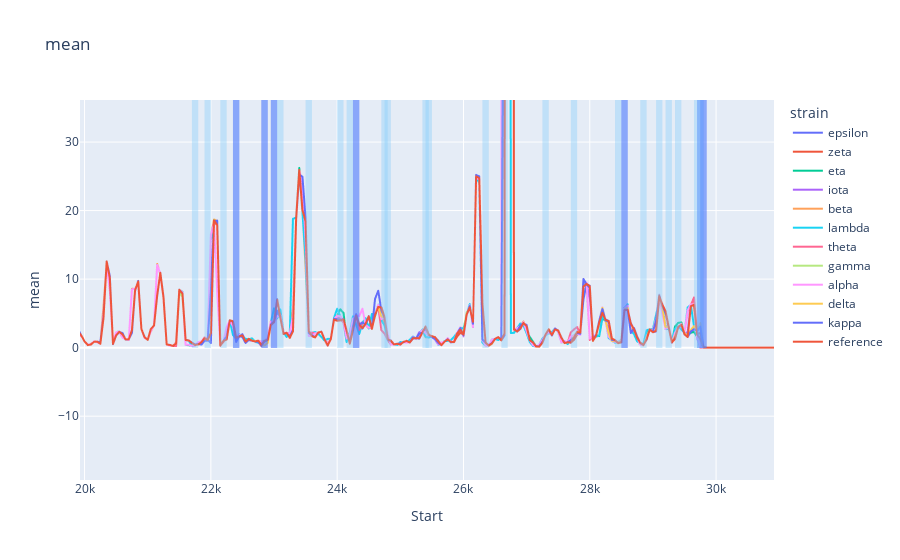

Notebook cell for this chart:
### Code cell
METRIC = 'mean'

fig = px.line(res_df, x="Start", y=METRIC, color='strain', title=METRIC)
max_score = res_df[METRIC].max()
for _, row in stats_df[stats_df['P_val_adjusted']<=0.05].iterrows():
    fig.add_shape(type="rect",
    x0=row.Start, y0=-0.05, x1=row.End, y1=max_score,
    line=dict(
        color=None,
        width=0,
    ),
    fillcolor="Blue",
    opacity=0.4,
)
for _, row in stats_df[stats_df['pval']<=0.05].iterrows():
    fig.add_shape(type="rect",
    x0=row.Start, y0=-0.05, x1=row.End, y1=max_score,
    line=dict(
        color=None,
        width=0,
    ),
    fillcolor="LightSkyBlue",
    opacity=0.4,
)

fig.show()

### Figure 1 — Plotly figure (JSON) as saved in the notebook; plotly's stock layout.template omitted (floating-point values rounded to 4 significant figures; data arrays with more than 128 entries replaced by an {"elided": "..."} marker saying what was removed)
{"data": [{"hovertemplate": "strain=epsilon<br>Start=%{x}<br>mean=%{y}<extra></extra>", "legendgroup": "epsilon", "line": {"color": "#636efa", "dash": "solid"}, "mode": "lines", "name": "epsilon", "showlegend": true, "type": "scattergl", "x": {"elided": "620 int values"}, "xaxis": "x", "y": {"elided": "620 float values"}, "yaxis": "y"}, {"hovertemplate": "strain=zeta<br>Start=%{x}<br>mean=%{y}<extra></extra>", "legendgroup": "zeta", "line": {"color": "#EF553B", "dash": "solid"}, "mode": "lines", "name": "zeta", "showlegend": true, "type": "scattergl", "x": {"elided": "620 int values"}, "xaxis": "x", "y": {"elided": "620 float values"}, "yaxis": "y"}, {"hovertemplate": "strain=eta<br>Start=%{x}<br>mean=%{y}<extra></extra>", "legendgroup": "eta", "line": {"color": "#00cc96", "dash": "solid"}, "mode": "lines", "name": "eta", "showlegend": true, "type": "scattergl", "x": {"elided": "620 int values"}, "xaxis": "x", "y": {"elided": "620 float values"}, "yaxis": "y"}, {"hovertemplate": "strain=iota<br>Start=%{x}<br>mean=%{y}<extra></extra>", "legendgroup": "iota", "line": {"color": "#ab63fa", "dash": "solid"}, "mode": "lines", "name": "iota", "showlegend": true, "type": "scattergl", "x": {"elided": "620 int values"}, "xaxis": "x", "y": {"elided": "620 float values"}, "yaxis": "y"}, {"hovertemplate": "strain=beta<br>Start=%{x}<br>mean=%{y}<extra></extra>", "legendgroup": "beta", "line": {"color": "#FFA15A", "dash": "solid"}, "mode": "lines", "name": "beta", "showlegend": true, "type": "scattergl", "x": {"elided": "620 int values"}, "xaxis": "x", "y": {"elided": "620 float values"}, "yaxis": "y"}, {"hovertemplate": "strain=lambda<br>Start=%{x}<br>mean=%{y}<extra></extra>", "legendgroup": "lambda", "line": {"color": "#19d3f3", "dash": "solid"}, "mode": "lines", "name": "lambda", "showlegend": true, "type": "scattergl", "x": {"elided": "620 int values"}, "xaxis": "x", "y": {"elided": "620 float values"}, "yaxis": "y"}, {"hovertemplate": "strain=theta<br>Start=%{x}<br>mean=%{y}<extra></extra>", "legendgroup": "theta", "line": {"color": "#FF6692", "dash": "solid"}, "mode": "lines", "name": "theta", "showlegend": true, "type": "scattergl", "x": {"elided": "620 int values"}, "xaxis": "x", "y": {"elided": "620 float values"}, "yaxis": "y"}, {"hovertemplate": "strain=gamma<br>Start=%{x}<br>mean=%{y}<extra></extra>", "legendgroup": "gamma", "line": {"color": "#B6E880", "dash": "solid"}, "mode": "lines", "name": "gamma", "showlegend": true, "type": "scattergl", "x": {"elided": "620 int values"}, "xaxis": "x", "y": {"elided": "620 float values"}, "yaxis": "y"}, {"hovertemplate": "strain=alpha<br>Start=%{x}<br>mean=%{y}<extra></extra>", "legendgroup": "alpha", "line": {"color": "#FF97FF", "dash": "solid"}, "mode": "lines", "name": "alpha", "showlegend": true, "type": "scattergl", "x": {"elided": "620 int values"}, "xaxis": "x", "y": {"elided": "620 float values"}, "yaxis": "y"}, {"hovertemplate": "strain=delta<br>Start=%{x}<br>mean=%{y}<extra></extra>", "legendgroup": "delta", "line": {"color": "#FECB52", "dash": "solid"}, "mode": "lines", "name": "delta", "showlegend": true, "type": "scattergl", "x": {"elided": "620 int values"}, "xaxis": "x", "y": {"elided": "620 float values"}, "yaxis": "y"}, {"hovertemplate": "strain=kappa<br>Start=%{x}<br>mean=%{y}<extra></extra>", "legendgroup": "kappa", "line": {"color": "#636efa", "dash": "solid"}, "mode": "lines", "name": "kappa", "showlegend": true, "type": "scattergl", "x": {"elided": "620 int values"}, "xaxis": "x", "y": {"elided": "620 float values"}, "yaxis": "y"}, {"hovertemplate": "strain=reference<br>Start=%{x}<br>mean=%{y}<extra></extra>", "legendgroup": "reference", "line": {"color": "#EF553B", "dash": "solid"}, "mode": "lines", "name": "reference", "showlegend": true, "type": "scattergl", "x": {"elided": "620 int values"}, "xaxis": "x", "y": {"elided": "620 float values"}, "yaxis": "y"}], "layout": {"autosize": true, "dragmode": "pan", "legend": {"title": {"text": "strain"}, "tracegroupgap": 0}, "shapes": [{"fillcolor": "Blue", "line": {"width": 0}, "opacity": 0.4, "type": "rect", "x0": 22350, "x1": 22450, "y0": -0.05, "y1": 601.9}, {"fillcolor": "Blue", "line": {"width": 0}, "opacity": 0.4, "type": "rect", "x0": 22800, "x1": 22900, "y0": -0.05, "y1": 601.9}, {"fillcolor": "Blue", "line": {"width": 0}, "opacity": 0.4, "type": "rect", "x0": 22950, "x1": 23050, "y0": -0.05, "y1": 601.9}, {"fillcolor": "Blue", "line": {"width": 0}, "opacity": 0.4, "type": "rect", "x0": 24250, "x1": 24350, "y0": -0.05, "y1": 601.9}, {"fillcolor": "Blue", "line": {"width": 0}, "opacity": 0.4, "type": "rect", "x0": 28500, "x1": 28600, "y0": -0.05, "y1": 601.9}, {"fillcolor": "Blue", "line": {"width": 0}, "opacity": 0.4, "type": "rect", "x0": 29700, "x1": 29800, "y0": -0.05, "y1": 601.9}, {"fillcolor": "Blue", "line": {"width": 0}, "opacity": 0.4, "type": "rect", "x0": 29750, "x1": 29850, "y0": -0.05, "y1": 601.9}, {"fillcolor": "LightSkyBlue", "line": {"width": 0}, "opacity": 0.4, "type": "rect", "x0": 11250, "x1": 11350, "y0": -0.05, "y1": 601.9}, {"fillcolor": "LightSkyBlue", "line": {"width": 0}, "opacity": 0.4, "type": "rect", "x0": 21700, "x1": 21800, "y0": -0.05, "y1": 601.9}, {"fillcolor": "LightSkyBlue", "line": {"width": 0}, "opacity": 0.4, "type": "rect", "x0": 21900, "x1": 22000, "y0": -0.05, "y1": 601.9}, {"fillcolor": "LightSkyBlue", "line": {"width": 0}, "opacity": 0.4, "type": "rect", "x0": 22150, "x1": 22250, "y0": -0.05, "y1": 601.9}, {"fillcolor": "LightSkyBlue", "line": {"width": 0}, "opacity": 0.4, "type": "rect", "x0": 22350, "x1": 22450, "y0": -0.05, "y1": 601.9}, {"fillcolor": "LightSkyBlue", "line": {"width": 0}, "opacity": 0.4, "type": "rect", "x0": 22800, "x1": 22900, "y0": -0.05, "y1": 601.9}, {"fillcolor": "LightSkyBlue", "line": {"width": 0}, "opacity": 0.4, "type": "rect", "x0": 22950, "x1": 23050, "y0": -0.05, "y1": 601.9}, {"fillcolor": "LightSkyBlue", "line": {"width": 0}, "opacity": 0.4, "type": "rect", "x0": 23050, "x1": 23150, "y0": -0.05, "y1": 601.9}, {"fillcolor": "LightSkyBlue", "line": {"width": 0}, "opacity": 0.4, "type": "rect", "x0": 23500, "x1": 23600, "y0": -0.05, "y1": 601.9}, {"fillcolor": "LightSkyBlue", "line": {"width": 0}, "opacity": 0.4, "type": "rect", "x0": 24000, "x1": 24100, "y0": -0.05, "y1": 601.9}, {"fillcolor": "LightSkyBlue", "line": {"width": 0}, "opacity": 0.4, "type": "rect", "x0": 24150, "x1": 24250, "y0": -0.05, "y1": 601.9}, {"fillcolor": "LightSkyBlue", "line": {"width": 0}, "opacity": 0.4, "type": "rect", "x0": 24250, "x1": 24350, "y0": -0.05, "y1": 601.9}, {"fillcolor": "LightSkyBlue", "line": {"width": 0}, "opacity": 0.4, "type": "rect", "x0": 24700, "x1": 24800, "y0": -0.05, "y1": 601.9}, {"fillcolor": "LightSkyBlue", "line": {"width": 0}, "opacity": 0.4, "type": "rect", "x0": 24750, "x1": 24850, "y0": -0.05, "y1": 601.9}, {"fillcolor": "LightSkyBlue", "line": {"width": 0}, "opacity": 0.4, "type": "rect", "x0": 25350, "x1": 25450, "y0": -0.05, "y1": 601.9}, {"fillcolor": "LightSkyBlue", "line": {"width": 0}, "opacity": 0.4, "type": "rect", "x0": 25400, "x1": 25500, "y0": -0.05, "y1": 601.9}, {"fillcolor": "LightSkyBlue", "line": {"width": 0}, "opacity": 0.4, "type": "rect", "x0": 26300, "x1": 26400, "y0": -0.05, "y1": 601.9}, {"fillcolor": "LightSkyBlue", "line": {"width": 0}, "opacity": 0.4, "type": "rect", "x0": 26600, "x1": 26700, "y0": -0.05, "y1": 601.9}, {"fillcolor": "LightSkyBlue", "line": {"width": 0}, "opacity": 0.4, "type": "rect", "x0": 27250, "x1": 27350, "y0": -0.05, "y1": 601.9}, {"fillcolor": "LightSkyBlue", "line": {"width": 0}, "opacity": 0.4, "type": "rect", "x0": 27700, "x1": 27800, "y0": -0.05, "y1": 601.9}, {"fillcolor": "LightSkyBlue", "line": {"width": 0}, "opacity": 0.4, "type": "rect", "x0": 28400, "x1": 28500, "y0": -0.05, "y1": 601.9}, {"fillcolor": "LightSkyBlue", "line": {"width": 0}, "opacity": 0.4, "type": "rect", "x0": 28500, "x1": 28600, "y0": -0.05, "y1": 601.9}, {"fillcolor": "LightSkyBlue", "line": {"width": 0}, "opacity": 0.4, "type": "rect", "x0": 28800, "x1": 28900, "y0": -0.05, "y1": 601.9}, {"fillcolor": "LightSkyBlue", "line": {"width": 0}, "opacity": 0.4, "type": "rect", "x0": 29050, "x1": 29150, "y0": -0.05, "y1": 601.9}, {"fillcolor": "LightSkyBlue", "line": {"width": 0}, "opacity": 0.4, "type": "rect", "x0": 29200, "x1": 29300, "y0": -0.05, "y1": 601.9}, {"fillcolor": "LightSkyBlue", "line": {"width": 0}, "opacity": 0.4, "type": "rect", "x0": 29350, "x1": 29450, "y0": -0.05, "y1": 601.9}, {"fillcolor": "LightSkyBlue", "line": {"width": 0}, "opacity": 0.4, "type": "rect", "x0": 29650, "x1": 29750, "y0": -0.05, "y1": 601.9}, {"fillcolor": "LightSkyBlue", "line": {"width": 0}, "opacity": 0.4, "type": "rect", "x0": 29700, "x1": 29800, "y0": -0.05, "y1": 601.9}, {"fillcolor": "LightSkyBlue", "line": {"width": 0}, "opacity": 0.4, "type": "rect", "x0": 29750, "x1": 29850, "y0": -0.05, "y1": 601.9}], "title": {"text": "mean"}, "xaxis": {"anchor": "y", "autorange": false, "domain": [0, 1], "range": [19930.0, 30920.0], "title": {"text": "Start"}, "type": "linear"}, "yaxis": {"anchor": "x", "autorange": false, "domain": [0, 1], "range": [-19.31, 36.14], "title": {"text": "mean"}, "type": "linear"}}}
